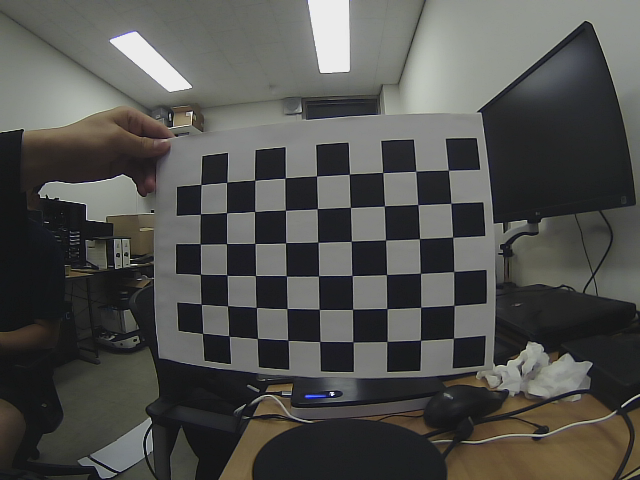
#> input picture auturbo_rookie_perception/src/utils/img/chessboard0.png, 640 x 480 px; its folder holds only this picture in this run
$ python calibraion.py
#> lines starting #> are read from the running program, lines starting #| are printed output that depends on the picture; after the words box and inside, x2 and y2 are one past the last pixel; in counts of white or black regions, pixels touching at a corner belong together; long printed decimals are rounded
import numpy as np
import cv2
import glob
import yaml

result_Path = './'

# termination criteria
criteria = (cv2.TERM_CRITERIA_EPS + cv2.TERM_CRITERIA_MAX_ITER, 30, 0.001)
# prepare object points, like (0,0,0), (1,0,0), (2,0,0) ....,(6,5,0)
objp = np.zeros((9*6,3), np.float32)
objp[:,:2] = np.mgrid[0:9,0:6].T.reshape(-1,2)
# Arrays to store object points and image points from all the images.
objpoints = [] # 3d point in real world space
imgpoints = [] # 2d points in image plane.
images = glob.glob('./img/chessboard*.png')
for fname in images:
    img = cv2.imread(fname)
#> img is the input picture: shape (480, 640, 3); mean B, G, R 77.8, 80.9, 80.9
    origin = img.copy()
    gray = cv2.cvtColor(img,cv2.COLOR_BGR2GRAY)
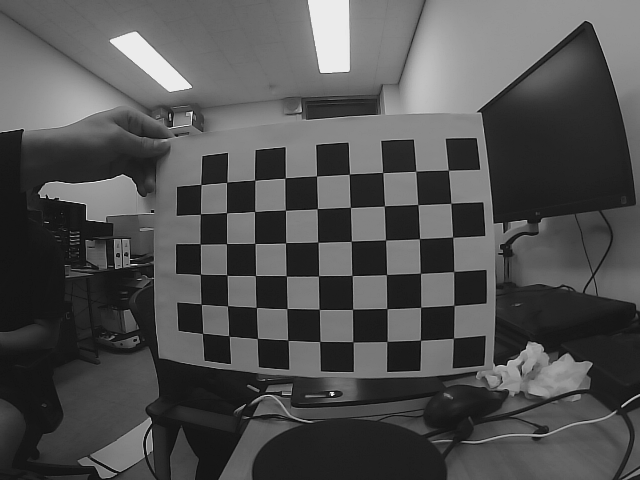
#> gray: shape (480, 640); min 16, max 235, mean 80.5
    # Find the chess board corners
    ret, corners = cv2.findChessboardCorners(gray, (9,6),None)
#> ret = True; corners = 54 rows, first 8: [453.5, 338], [420.5, 340], [386.9, 341.5], [352.9, 341.9], [319.8, 341.5], [287.9, 340.4], [257.1, 338.3], [228.9, 335.6]
    # If found, add object points, image points (after refining them)
    if ret == True:
        objpoints.append(objp)
        corners2 = cv2.cornerSubPix(gray,corners,(11,11),(-1,-1),criteria)
#> corners2 = 54 rows, first 8: [453.5, 338.2], [420.5, 340.3], [386.9, 341.5], [352.9, 341.8], [319.7, 341.5], [287.8, 340.1], [257.5, 338.5], [228.8, 336]
        imgpoints.append(corners2)
        # Draw and display the corners
        img = cv2.drawChessboardCorners(img, (9,6), corners2,ret)
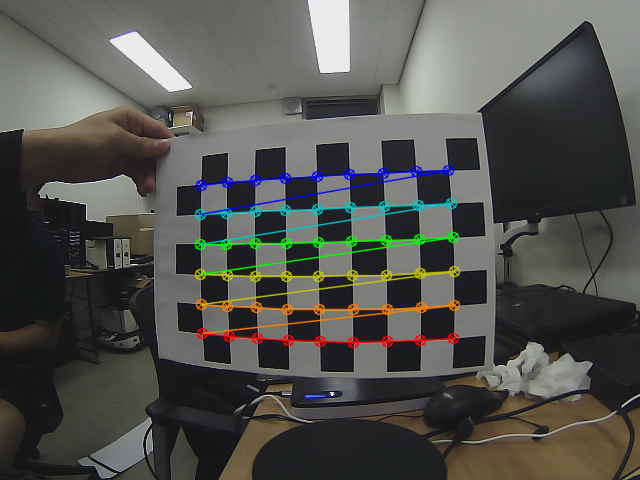
#> img: shape (480, 640, 3); 4% of pixels changed, all inside (x1, y1, x2, y2) = (194, 164, 461, 349)

        winname = "test"
        cv2.namedWindow(winname)  # create a named window
        cv2.moveWindow(winname, 40, 30)  # Move it to (40, 30)
        cv2.imshow(winname, img)
        #cv2.imshow('img',img)

        ret, mtx, dist, rvecs, tvecs = cv2.calibrateCamera(objpoints, imgpoints, gray.shape[::-1], None, None)  ## 왜곡 펴기
#> ret = 0.208; mtx = [[321.4, 0, 326.5], [0, 323.3, 217.5], [0, 0, 1]]; dist = [[-0.311, 0.178, -0.00277, -0.00155, -0.042]]; rvecs = ([0.245, 0.165, 3.1],); tvecs = ([3.76, 3.56, 8.59],)

        print(mtx)
#| [[321.440   0.         326.452 ]
#|  [  0.         323.265 217.468]
#|  [  0.           0.           1.        ]]
        print("---------")
        print(dist)
#| [[-0.3108  0.1781 -0.002772 -0.001554 -0.04201 ]]

        camera_Matrix = [list(mtx[0]), list(mtx[1]), list(mtx[2])]
#> camera_Matrix = [[321.4, 0, 326.5], [0, 323.3, 217.5], [0, 0, 1]]
        dist_Coefficient = [list(dist[0])]
#> dist_Coefficient = [[-0.311, 0.178, -0.00277, -0.00155, -0.042]]
        distortion_Coefficient = ""
        camera_Matrix_str = ""

        for idx in range(0, 3):
            for cnt in range(0, 3):
                if (len(camera_Matrix_str) == 0):
                    camera_Matrix_str += str(camera_Matrix[idx][cnt])
                else:
                    camera_Matrix_str += "," + str(camera_Matrix[idx][cnt])

        for cnt in range(0, 5):
            if (len(distortion_Coefficient) == 0):
                distortion_Coefficient += str(dist_Coefficient[0][cnt])
            else:
                distortion_Coefficient += "," + str(dist_Coefficient[0][cnt])
#> this loop made 5 passes
#> distortion_Coefficient on passes 1 to 2: '-0.3108483605578548', '-0.3108483605578548,0.1780776846352307'

        print("\n========================")
        print("Calibration process end.")
        print("========================\n")

        line1 = "<camera_Matrix>\n" + str(camera_Matrix_str) + "\n\n"
        line2 = "<distortion_Coefficient>\n" + str(distortion_Coefficient) + "\n\n"
        print(line1 + line2)
#| <camera_Matrix>
#| 321.440,0.0,326.452,0.0,323.265,217.468,0.0,0.0,1.0
#| <distortion_Coefficient>
#| -0.3108,0.1781,-0.002772,-0.001554,-0.04201

        calibration_Data = {}
        calibration_Data['Camera matrix'] = str(camera_Matrix_str)
        calibration_Data['Distortion coefficient'] = str(distortion_Coefficient)
        yaml_Text = calibration_Data
#> yaml_Text = 2 items

        with open(f'{result_Path}Calibration_result.yaml', 'w') as result:
            yaml.dump(yaml_Text, result, default_flow_style=False)

        h, w = img.shape[:2]
#> h = 480; w = 640
        newcameramtx, roi = cv2.getOptimalNewCameraMatrix(mtx, dist, (w, h), 0)
#> newcameramtx = [[321.4, 0, 326.5], [0, 323.3, 217.5], [0, 0, 1]]; roi = (0, 0, 639, 479)
        # [6 lines of commented-out code are left out]
        dst2 = cv2.undistort(origin, mtx, dist, None, newcameramtx)  ## 함수를 쓴 이미지
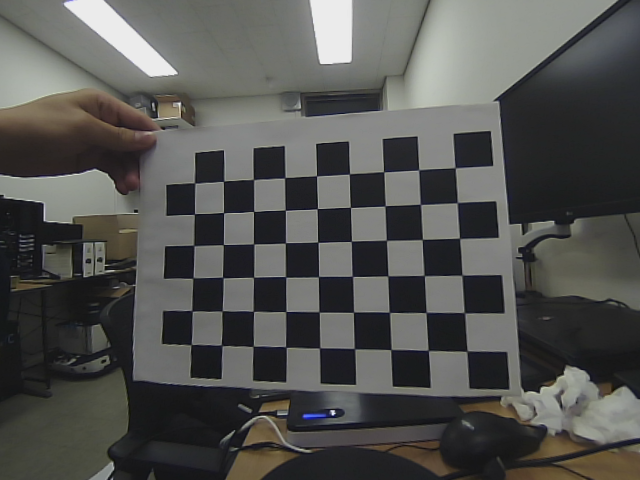
#> dst2: shape (480, 640, 3); mean B, G, R 80.7, 83.1, 82.9
        #cv2.imshow('num1', dst)
        cv2.imshow('num2', dst2)

        #cv2.waitKey(0)
cv2.destroyAllWindows()

$ run again, on auturbo_rookie_perception/src/utils/img/chessboard16.png
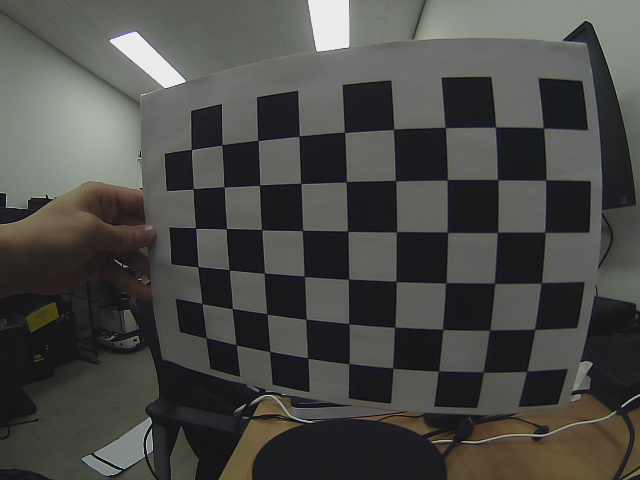
#> input picture auturbo_rookie_perception/src/utils/img/chessboard16.png, 640 x 480 px
#> img is the input picture: shape (480, 640, 3); mean B, G, R 70.3, 73.5, 73.4
#> `ret, corners = cv2.findChessboardCorners(gray, (9,6),None)`: ret = True; corners = 54 rows, first 8: [526.9, 370.9], [483.6, 371.8], [437.8, 370.9], [393, 368], [348.8, 363.6], [307.5, 357.6], [269.8, 351.4], [235.9, 344.3]
#> corners2 = 54 rows, first 8: [526.7, 371.3], [483.3, 371.9], [438.5, 370.9], [392.7, 368.1], [348.9, 363.6], [307.6, 358.1], [269.7, 351.5], [236, 344.7]
#> `img = cv2.drawChessboardCorners(img, (9,6), corners2,ret)`:
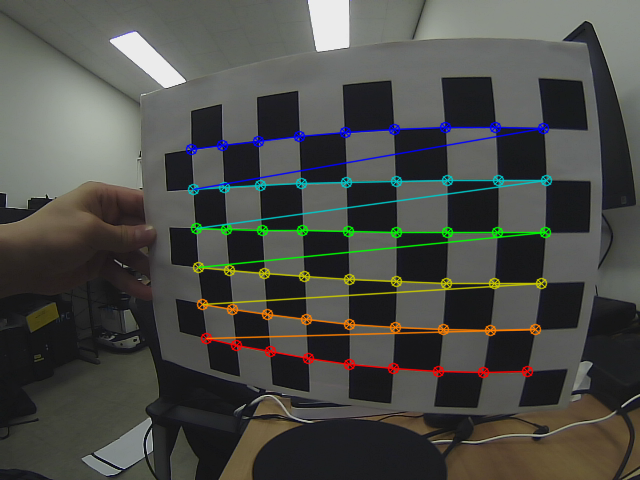
#> img: shape (480, 640, 3); 4.98% of pixels changed, all inside (x1, y1, x2, y2) = (185, 121, 553, 379)
#> `ret, mtx, dist, rvecs, tvecs = cv2.calibrateCamera(objpoints, imgpoint..`: ret = 0.299; mtx = [[359.7, 0, 278.9], [0, 375.7, 216.2], [0, 0, 1]]; dist = [[-0.343, 0.0496, 0.00144, 0.034, 0.0219]]; rvecs = ([0.617, -0.167, 3.05],); tvecs = ([5.26, 3.29, 6.36],)
#| [[359.718   0.         278.923]
#|  [  0.         375.672 216.161]
#|  [  0.           0.           1.        ]]
#| [[-0.3434  0.04955  0.001442  0.03403  0.02187  ]]
#> camera_Matrix = [[359.7, 0, 278.9], [0, 375.7, 216.2], [0, 0, 1]]
#> dist_Coefficient = [[-0.343, 0.0496, 0.00144, 0.034, 0.0219]]
#> the loop `for cnt in range(0, 5):` made 5 passes
#> distortion_Coefficient on passes 1 to 2: '-0.3434352654420196', '-0.3434352654420196,0.04955111039669633'
#| <camera_Matrix>
#| 359.718,0.0,278.923,0.0,375.672,216.161,0.0,0.0,1.0
#| <distortion_Coefficient>
#| -0.3434,0.04955,0.001442,0.03403,0.02187
#> yaml_Text = 2 items
#> newcameramtx = [[271.5, 0, 300.3], [0, 304.7, 204], [0, 0, 1]]; roi = (0, 0, 639, 479)
#> `dst2 = cv2.undistort(origin, mtx, dist, None, newcameramtx)`:
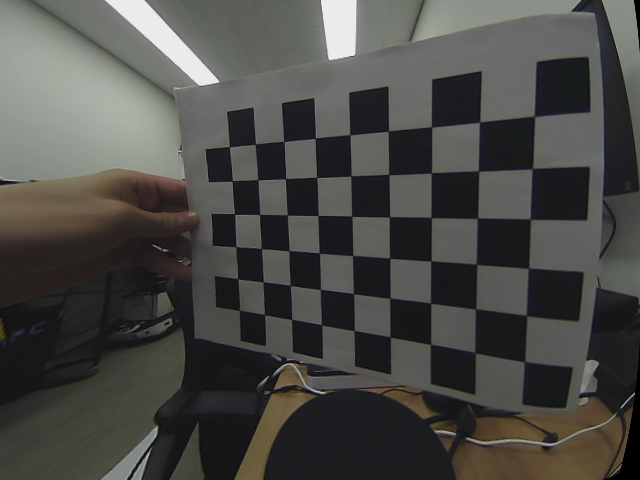
#> dst2: shape (480, 640, 3); mean B, G, R 70.6, 74, 74

$ run again, on auturbo_rookie_perception/src/utils/img/chessboard17.png
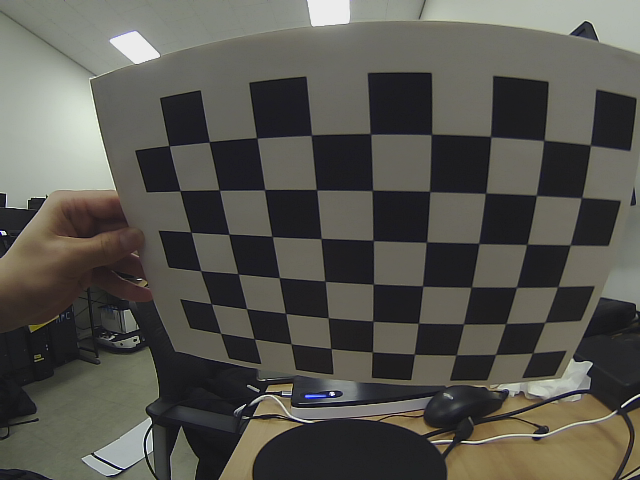
#> input picture auturbo_rookie_perception/src/utils/img/chessboard17.png, 640 x 480 px
#> img is the input picture: shape (480, 640, 3); mean B, G, R 78.5, 85.2, 86.4
#> `ret, corners = cv2.findChessboardCorners(gray, (9,6),None)`: ret = True; corners = 54 rows, first 8: [531.2, 353], [495.5, 354.4], [455.1, 355.3], [414, 354.4], [372.2, 351.9], [331, 348.7], [291.2, 343.9], [255.3, 338.8]
#> corners2 = 54 rows, first 8: [532.6, 352.8], [495.5, 354.5], [456.1, 355], [414.3, 354.2], [372.4, 351.9], [330.8, 348.5], [291, 343.9], [254.3, 338.7]
#> `img = cv2.drawChessboardCorners(img, (9,6), corners2,ret)`:
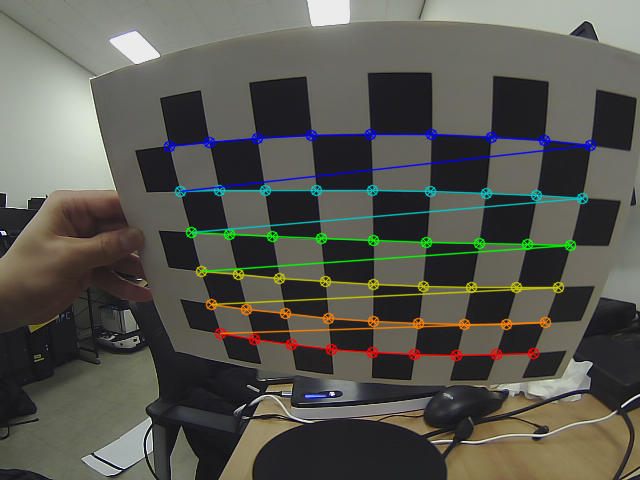
#> img: shape (480, 640, 3); 5.22% of pixels changed, all inside (x1, y1, x2, y2) = (163, 128, 597, 362)
#> `ret, mtx, dist, rvecs, tvecs = cv2.calibrateCamera(objpoints, imgpoint..`: ret = 0.407; mtx = [[403.2, 0, 283.3], [0, 434.4, 230.4], [0, 0, 1]]; dist = [[-0.452, 0.171, -0.00603, 0.0333, -0.0372]]; rvecs = ([0.447, -0.87, 2.93],); tvecs = ([5.91, 2.83, 8.02],)
#| [[403.205   0.         283.298]
#|  [  0.         434.355 230.366]
#|  [  0.           0.           1.        ]]
#| [[-0.4521  0.1712 -0.006034  0.03331  -0.03719]]
#> camera_Matrix = [[403.2, 0, 283.3], [0, 434.4, 230.4], [0, 0, 1]]
#> dist_Coefficient = [[-0.452, 0.171, -0.00603, 0.0333, -0.0372]]
#> the loop `for cnt in range(0, 5):` made 5 passes
#> distortion_Coefficient on passes 1 to 2: '-0.4521254745815181', '-0.4521254745815181,0.17122473962237944'
#| <camera_Matrix>
#| 403.205,0.0,283.298,0.0,434.355,230.366,0.0,0.0,1.0
#| <distortion_Coefficient>
#| -0.4521,0.1712,-0.006034,0.03331,-0.03719
#> yaml_Text = 2 items
#> newcameramtx = [[403.2, 0, 283.3], [0, 434.4, 230.4], [0, 0, 1]]; roi = (0, 0, 639, 479)
#> `dst2 = cv2.undistort(origin, mtx, dist, None, newcameramtx)`:
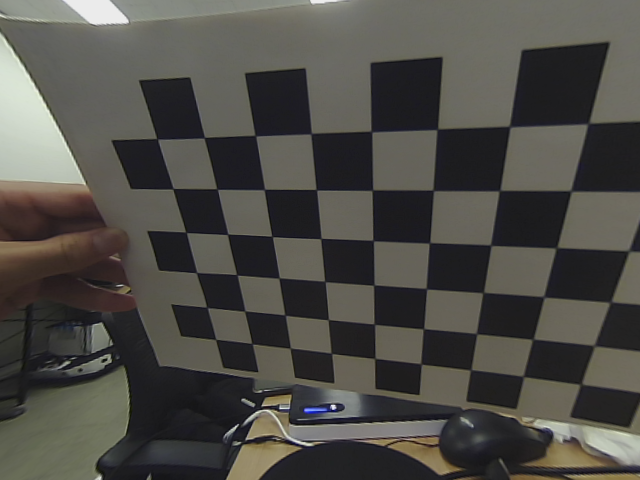
#> dst2: shape (480, 640, 3); mean B, G, R 70.9, 76, 77.5

$ run again, on auturbo_rookie_perception/src/utils/img/chessboard2.png
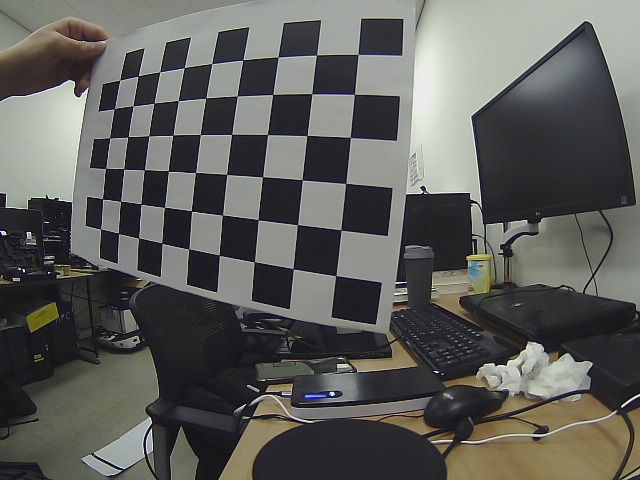
#> input picture auturbo_rookie_perception/src/utils/img/chessboard2.png, 640 x 480 px
#> img is the input picture: shape (480, 640, 3); mean B, G, R 90.4, 94.5, 93.8
#> `ret, corners = cv2.findChessboardCorners(gray, (9,6),None)`: ret = True; corners = 54 rows, first 8: [335.5, 275.6], [293.1, 268.6], [254.4, 261.8], [219, 255.2], [188.6, 248.9], [161.8, 243.2], [138.5, 238], [118.5, 233.4]
#> corners2 = 54 rows, first 8: [335.7, 275.6], [293.2, 268.7], [254.2, 261.8], [219.3, 255.2], [188.7, 248.9], [161.9, 243.2], [138.5, 237.9], [118.5, 233.3]
#> `img = cv2.drawChessboardCorners(img, (9,6), corners2,ret)`:
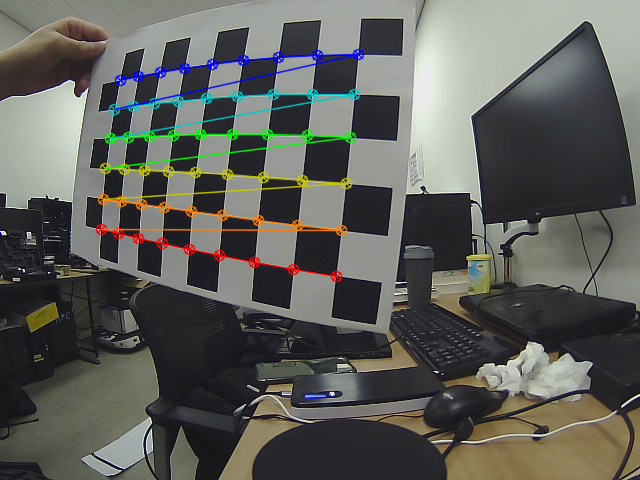
#> img: shape (480, 640, 3); 3.94% of pixels changed, all inside (x1, y1, x2, y2) = (95, 48, 365, 283)
#> `ret, mtx, dist, rvecs, tvecs = cv2.calibrateCamera(objpoints, imgpoint..`: ret = 0.179; mtx = [[210.7, 0, 308.8], [0, 220.6, 218.2], [0, 0, 1]]; dist = [[-0.138, 0.0369, -0.000479, 0.0042, -0.00645]]; rvecs = ([-0.283, 0.0176, -3.02],); tvecs = ([0.608, 1.25, 4.72],)
#| [[210.734   0.         308.814]
#|  [  0.         220.627 218.198]
#|  [  0.           0.           1.        ]]
#| [[-0.1383  0.03692 -0.0004786  0.004198 -0.006452 ]]
#> camera_Matrix = [[210.7, 0, 308.8], [0, 220.6, 218.2], [0, 0, 1]]
#> dist_Coefficient = [[-0.138, 0.0369, -0.000479, 0.0042, -0.00645]]
#> the loop `for cnt in range(0, 5):` made 5 passes
#> distortion_Coefficient on passes 1 to 2: '-0.13828386051121244', '-0.13828386051121244,0.03691848877944498'
#| <camera_Matrix>
#| 210.734,0.0,308.814,0.0,220.627,218.198,0.0,0.0,1.0
#| <distortion_Coefficient>
#| -0.1383,0.03692,-0.0004786,0.004198,-0.006452
#> yaml_Text = 2 items
#> newcameramtx = [[210.7, 0, 308.8], [0, 220.6, 218.2], [0, 0, 1]]; roi = (0, 0, 639, 479)
#> `dst2 = cv2.undistort(origin, mtx, dist, None, newcameramtx)`:
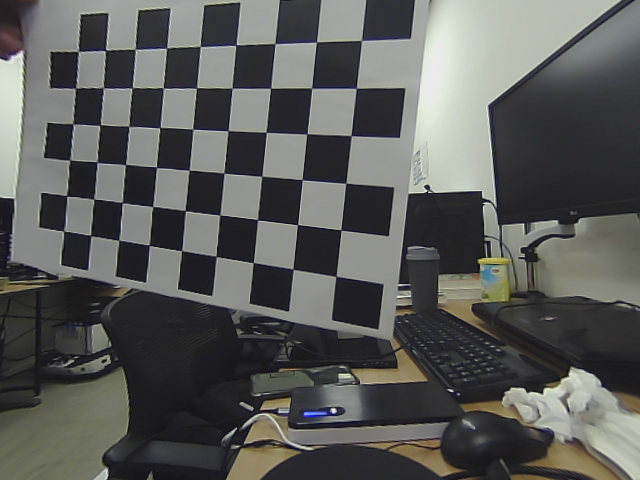
#> dst2: shape (480, 640, 3); mean B, G, R 89.1, 91.4, 90.3

$ run again, on auturbo_rookie_perception/src/utils/img/chessboard1.png
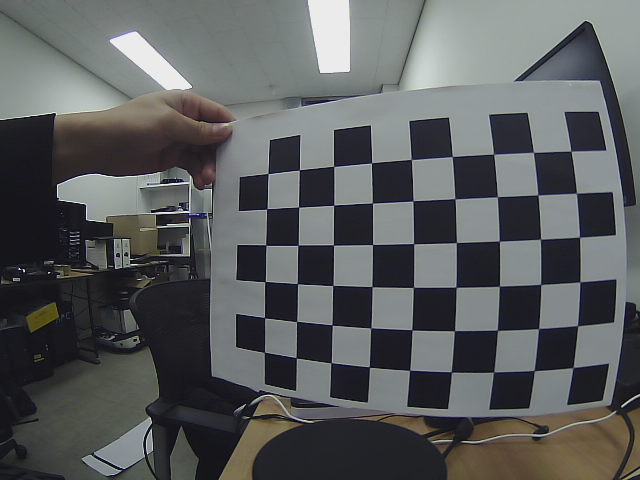
#> input picture auturbo_rookie_perception/src/utils/img/chessboard1.png, 640 x 480 px
#> img is the input picture: shape (480, 640, 3); mean B, G, R 93, 92.2, 90
#> `ret, corners = cv2.findChessboardCorners(gray, (9,6),None)`: ret = True; corners = 54 rows, first 8: [572.9, 367.5], [534.2, 370.7], [493.8, 372], [451, 371.8], [409.7, 370.3], [369.4, 367.3], [331, 362.9], [296.3, 357.6]
#> corners2 = 54 rows, first 8: [573, 367.6], [534.3, 370.6], [493.6, 372.2], [451.4, 371.9], [409.6, 370.3], [369.4, 367.1], [331.1, 362.7], [296.2, 357.9]
#> `img = cv2.drawChessboardCorners(img, (9,6), corners2,ret)`:
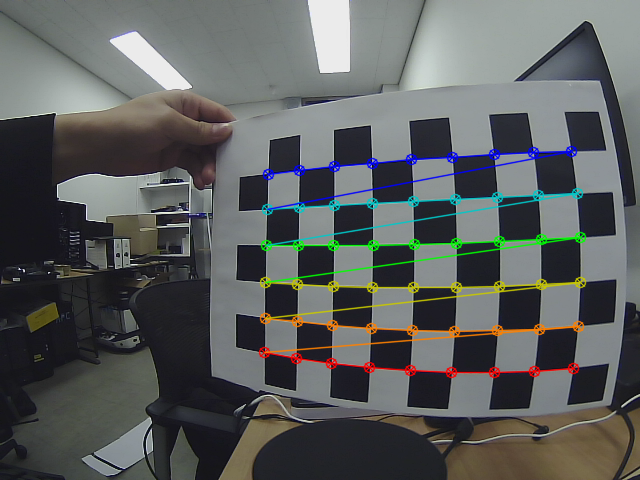
#> img: shape (480, 640, 3); 4.64% of pixels changed, all inside (x1, y1, x2, y2) = (258, 145, 587, 379)
#> `ret, mtx, dist, rvecs, tvecs = cv2.calibrateCamera(objpoints, imgpoint..`: ret = 0.918; mtx = [[790.6, 0, 250.1], [0, 699.1, 177.5], [0, 0, 1]]; dist = [[-1.04, -2.35, 0.0883, 0.14, 5.72]]; rvecs = ([1.15, 0.306, 2.88],); tvecs = ([6, 4.03, 13.31],)
#| [[790.590   0.         250.136]
#|  [  0.         699.069 177.539 ]
#|  [  0.           0.           1.        ]]
#| [[-1.044 -2.351   0.08831  0.1403  5.723]]
#> camera_Matrix = [[790.6, 0, 250.1], [0, 699.1, 177.5], [0, 0, 1]]
#> dist_Coefficient = [[-1.04, -2.35, 0.0883, 0.14, 5.72]]
#> the loop `for cnt in range(0, 5):` made 5 passes
#> distortion_Coefficient on passes 1 to 2: '-1.0444794276392326', '-1.0444794276392326,-2.3512704990171014'
#| <camera_Matrix>
#| 790.590,0.0,250.136,0.0,699.069,177.539,0.0,0.0,1.0
#| <distortion_Coefficient>
#| -1.044,-2.351,0.08831,0.1403,5.723
#> yaml_Text = 2 items
#> newcameramtx = [[677.7, 0, 256], [0, 572.5, 179.3], [0, 0, 1]]; roi = (0, 0, 639, 479)
#> `dst2 = cv2.undistort(origin, mtx, dist, None, newcameramtx)`:
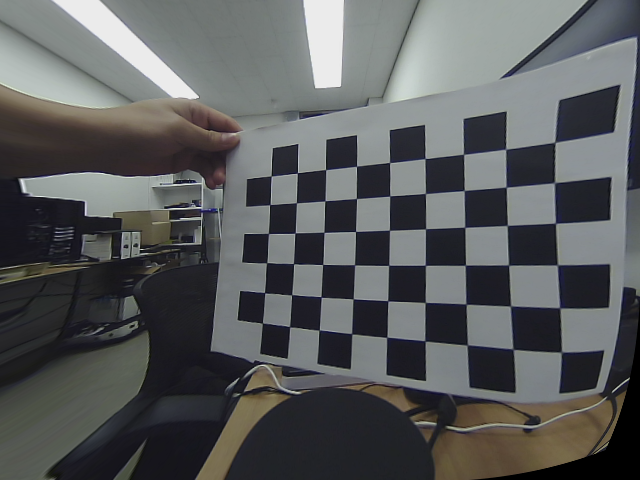
#> dst2: shape (480, 640, 3); mean B, G, R 92.1, 91.4, 89.6
